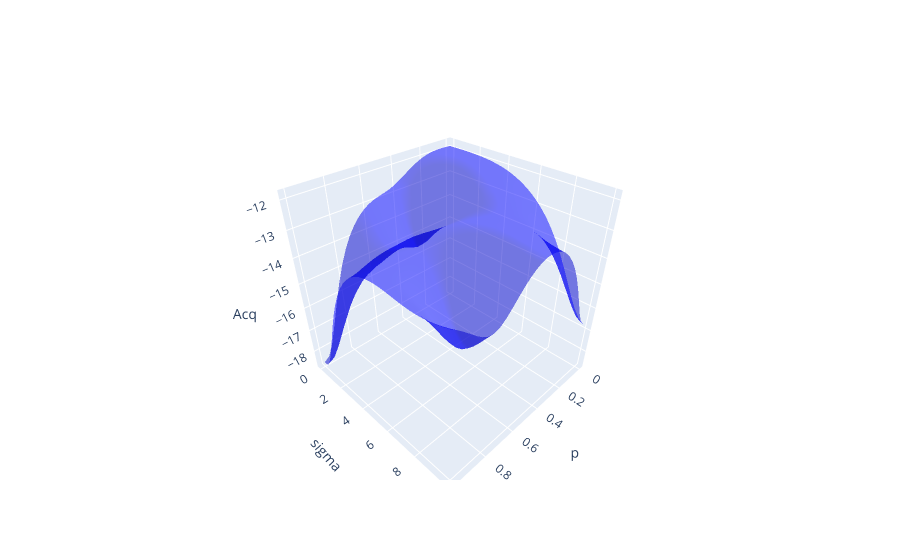

The cell this chart's notebook holds for it:
### Code cell
fig = go.Figure()
trace_acq = go.Mesh3d(
    x=(product[:, 0]),
    y=(product[:, 1]),
    z=(acq.detach().numpy()),
    opacity=0.5,
    color="blue",
)
fig.add_trace(trace_acq)

fig.update_layout(
    scene=dict(xaxis_title="p", yaxis_title="sigma", zaxis_title="Acq"),
    # zaxis=dict(title="accuracy"),
)
fig.show()

### Figure 1 — Plotly figure (JSON) as saved in the notebook; plotly's stock layout.template omitted (floating-point values rounded to 4 significant figures; data arrays with more than 128 entries replaced by an {"elided": "..."} marker saying what was removed)
{"data": [{"color": "blue", "opacity": 0.5, "type": "mesh3d", "x": {"elided": "900 float values"}, "y": {"elided": "900 float values"}, "z": {"elided": "900 float values"}}], "layout": {"scene": {"xaxis": {"title": {"text": "p"}}, "yaxis": {"title": {"text": "sigma"}}, "zaxis": {"title": {"text": "Acq"}}}}}
